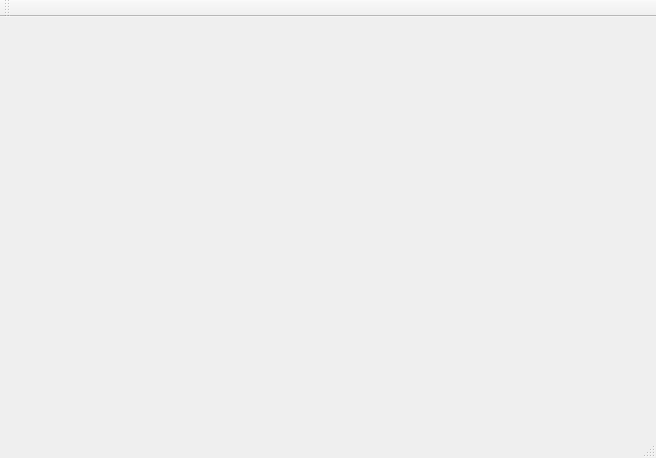
<?xml version="1.0" encoding="UTF-8"?>
<ui version="4.0">
 <class>MainWindow</class>
 <widget class="QMainWindow" name="MainWindow">
  <property name="geometry">
   <rect>
    <x>0</x>
    <y>0</y>
    <width>656</width>
    <height>458</height>
   </rect>
  </property>
  <property name="windowTitle">
   <string>QtSFMLInteropertationTest</string>
  </property>
  <widget class="QWidget" name="centralWidget"/>
  <widget class="QMenuBar" name="menuBar">
   <property name="geometry">
    <rect>
     <x>0</x>
     <y>0</y>
     <width>656</width>
     <height>25</height>
    </rect>
   </property>
  </widget>
  <widget class="QToolBar" name="mainToolBar">
   <attribute name="toolBarArea">
    <enum>TopToolBarArea</enum>
   </attribute>
   <attribute name="toolBarBreak">
    <bool>false</bool>
   </attribute>
  </widget>
  <widget class="QStatusBar" name="statusBar"/>
 </widget>
 <layoutdefault spacing="6" margin="11"/>
 <resources/>
 <connections/>
</ui>
